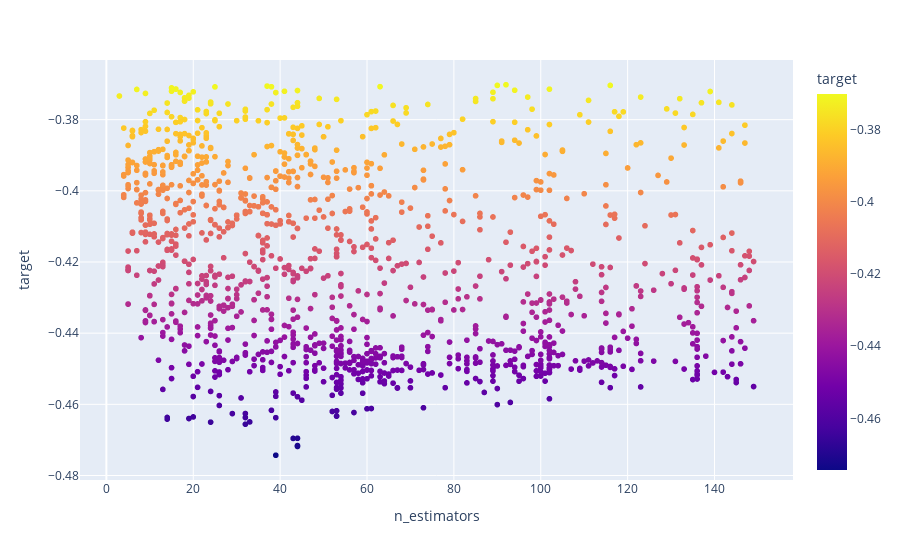

The cell this chart's notebook holds for it:
### Code cell
px.scatter(df1, x="n_estimators", y="target", color="target")

### Figure 1 — Plotly figure (JSON) as saved in the notebook; plotly's stock layout.template omitted (floating-point values rounded to 4 significant figures; data arrays with more than 128 entries replaced by an {"elided": "..."} marker saying what was removed)
{"data": [{"hovertemplate": "n_estimators=%{x}<br>target=%{marker.color}<extra></extra>", "legendgroup": "", "marker": {"color": {"elided": "1411 float values"}, "coloraxis": "coloraxis", "symbol": "circle"}, "mode": "markers", "name": "", "showlegend": false, "type": "scattergl", "x": {"elided": "1411 int values"}, "xaxis": "x", "y": {"elided": "1411 float values"}, "yaxis": "y"}], "layout": {"coloraxis": {"colorbar": {"title": {"text": "target"}}, "colorscale": [[0, "#0d0887"], [0.1111, "#46039f"], [0.2222, "#7201a8"], [0.3333, "#9c179e"], [0.4444, "#bd3786"], [0.5556, "#d8576b"], [0.6667, "#ed7953"], [0.7778, "#fb9f3a"], [0.8889, "#fdca26"], [1, "#f0f921"]]}, "legend": {"tracegroupgap": 0}, "margin": {"t": 60}, "xaxis": {"anchor": "y", "domain": [0, 1], "title": {"text": "n_estimators"}}, "yaxis": {"anchor": "x", "domain": [0, 1], "title": {"text": "target"}}}}
